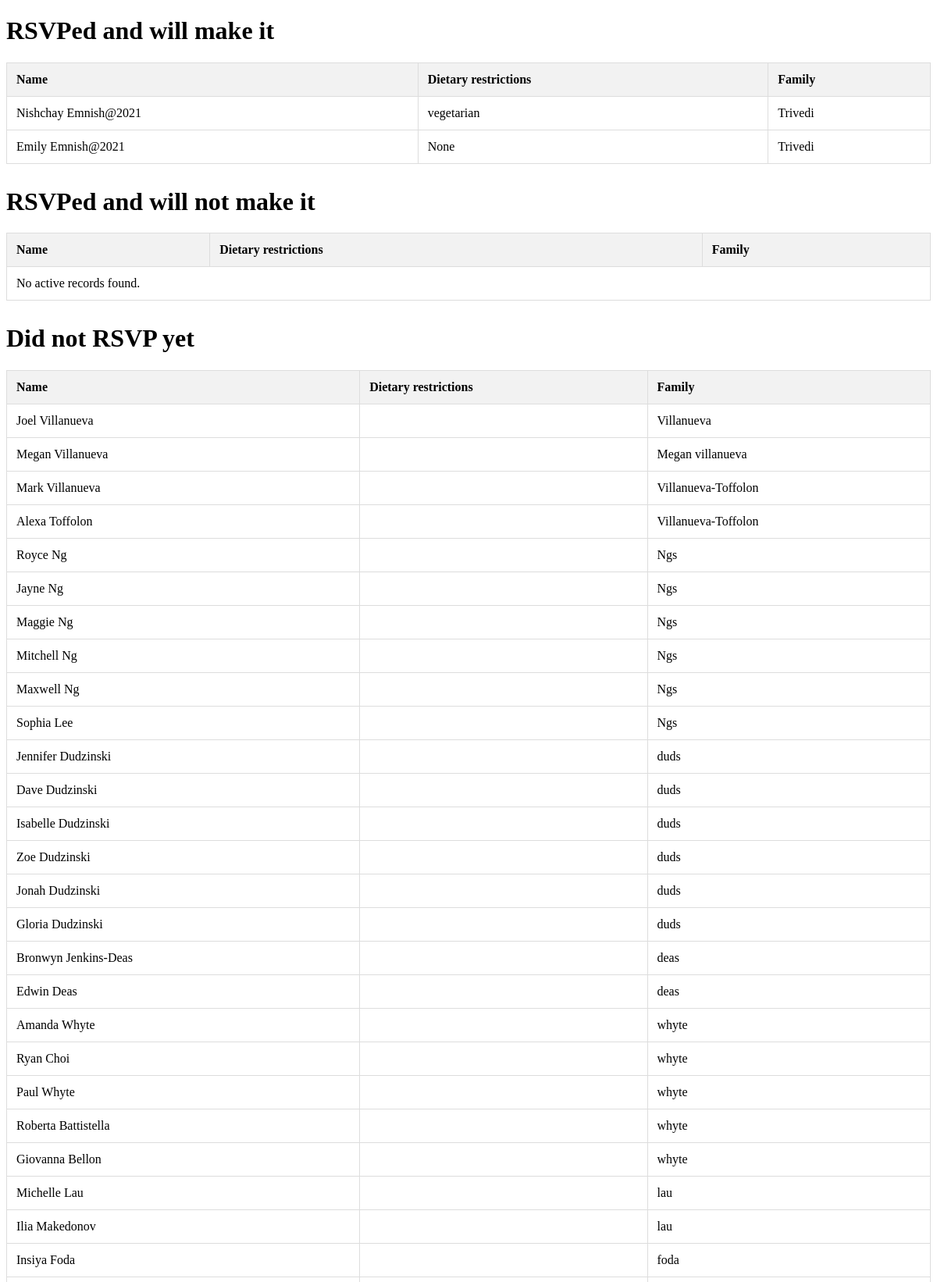
Screenshot of /view-guests/ (signed in, upper part) with the database file from the repository.
### p1/models.py (models this page shows, shortened)
class WeddingGuest(models.Model):
    family = models.ForeignKey(Family, on_delete=models.CASCADE, related_name='guests')
    first_name = models.CharField(max_length=100)
    last_name = models.CharField(max_length=100)
    rsvp_status = models.BooleanField(default=False)  # True means attending, False means not attending
    dietary_restrictions = models.TextField(blank=True, null=True)  # Optional, can be left blank
    email = models.EmailField(unique=True, blank=True, null=True)  # Email address, must be unique
    created_at = models.DateTimeField(auto_now_add=True)  # When the record was created
    updated_at = models.DateTimeField(auto_now=True)  # When the record was last updated
    last_login = models.DateTimeField(default=timezone.now)
    message = models.CharField(max_length=250,  blank=True, null=True)
    is_rsvped = models.BooleanField(default=False) # True means they have already made their decisions
    staying_at_hotel = models.BooleanField(default=False) # True means staying at hotel
    @property
    def is_authenticated(self):
        return self.pk is not None

class Family(models.Model):
    family_name = models.CharField(max_length=255)
    number_of_guests = models.PositiveIntegerField(default=1)  # Number of additional guests they are bringing
    created_at = models.DateTimeField(auto_now_add=True)

### p1/views.py (the view)
# urls.py: path('view-guests/', views.view_guests, name='view_guests'),
@login_required
def view_guests(request):
    rsvped_coming_guests = WeddingGuest.objects.filter(is_rsvped=True, rsvp_status=True)
    rsvped_not_coming_guests = WeddingGuest.objects.filter(is_rsvped=True, rsvp_status=False)
    non_rsvped_guests = WeddingGuest.objects.filter(is_rsvped=False)
    return render(request, 'p1/view_guests.html', {'rsvped_coming_guests': rsvped_coming_guests,
                                                         'rsvped_not_coming_guests': rsvped_not_coming_guests,
                                                         'non_rsvped_guests': non_rsvped_guests})

### p1/templates/p1/view_guests.html (shortened to what this page needs)
<!DOCTYPE html>
{% load static %}
<html lang="en">
<head>
</head>
<body>
    <h1>RSVPed and will make it</h1>
    <table>
        <thead>
            <tr>
                <th>Name</th>
                <th>Dietary restrictions</th>
                <th>Family</th>
            </tr>
        </thead>
        <tbody>
            {% for guest in rsvped_coming_guests %}
                <tr>
                    <td>{{ guest.first_name }} {{ guest.last_name }}</td>
                    <td>{{ guest.dietary_restrictions }}</td>
                    <td>{{ guest.family.family_name }}</td>
                </tr>
            {% empty %}
                <tr>
                    <td colspan="5">No active records found.</td>
                </tr>
            {% endfor %}
        </tbody>
    </table>
    <h1>RSVPed and will not make it</h1>
    <table>
        <thead>
            <tr>
                <th>Name</th>
                <th>Dietary restrictions</th>
                <th>Family</th>
            </tr>
        </thead>
        <tbody>
            {% for guest in rsvped_not_coming_guests %}
                <tr>
                    <td>{{ guest.first_name }} {{ guest.last_name }}</td>
                    <td>{{ guest.dietary_restrictions }}</td>
                    <td>{{ guest.family.family_name }}</td>
                </tr>
            {% empty %}
                <tr>
                    <td colspan="5">No active records found.</td>
                </tr>
            {% endfor %}
        </tbody>
    </table>
    <h1>Did not RSVP yet</h1>
    <table>
        <thead>
            <tr>
                <th>Name</th>
                <th>Dietary restrictions</th>
                <th>Family</th>
            </tr>
        </thead>
        <tbody>
            {% for guest in non_rsvped_guests %}
                <tr>
                    <td>{{ guest.first_name }} {{ guest.last_name }}</td>
                    <td>{{ guest.dietary_restrictions }}</td>
                    <td>{{ guest.family.family_name }}</td>
                </tr>
            {% empty %}
                <tr>
                    <td colspan="5">No active records found.</td>
                </tr>
            {% endfor %}
        </tbody>
    </table>
</body>
</html>

### p1/templates/p1/view_guests.html (style rules this page uses)
table { width: 100%; border-collapse: collapse; margin-bottom: 30px; }
table, th, td { border: 1px solid #ddd; }
th, td { padding: 12px; text-align: left; }
th { background-color: #f2f2f2; }

### rows the page displays
WeddingGuest: first_name "Nishchay", last_name "Emnish@2021", dietary_restrictions "vegetarian", family.family_name "Trivedi"
WeddingGuest: first_name "Emily", last_name "Emnish@2021", dietary_restrictions "None", family.family_name "Trivedi"
WeddingGuest: first_name "Joel", last_name "Villanueva", family.family_name "Villanueva"
WeddingGuest: first_name "Megan", last_name "Villanueva", family.family_name "Megan villanueva"
WeddingGuest: first_name "Mark", last_name "Villanueva", family.family_name "Villanueva-Toffolon"
WeddingGuest: first_name "Alexa", last_name "Toffolon", family.family_name "Villanueva-Toffolon"
WeddingGuest: first_name "Royce", last_name "Ng", family.family_name "Ngs"
WeddingGuest: first_name "Jayne", last_name "Ng", family.family_name "Ngs"
WeddingGuest: first_name "Maggie", last_name "Ng", family.family_name "Ngs"
WeddingGuest: first_name "Mitchell", last_name "Ng", family.family_name "Ngs"
WeddingGuest: first_name "Maxwell", last_name "Ng", family.family_name "Ngs"
WeddingGuest: first_name "Sophia", last_name "Lee", family.family_name "Ngs"
WeddingGuest: first_name "Jennifer", last_name "Dudzinski", family.family_name "duds"
WeddingGuest: first_name "Dave", last_name "Dudzinski", family.family_name "duds"
WeddingGuest: first_name "Isabelle", last_name "Dudzinski", family.family_name "duds"
WeddingGuest: first_name "Zoe", last_name "Dudzinski", family.family_name "duds"
WeddingGuest: first_name "Jonah", last_name "Dudzinski", family.family_name "duds"
WeddingGuest: first_name "Gloria", last_name "Dudzinski", family.family_name "duds"
WeddingGuest: first_name "Bronwyn", last_name "Jenkins-Deas", family.family_name "deas"
WeddingGuest: first_name "Edwin", last_name "Deas", family.family_name "deas"
WeddingGuest: first_name "Amanda", last_name "Whyte", family.family_name "whyte"
WeddingGuest: first_name "Ryan", last_name "Choi", family.family_name "whyte"
WeddingGuest: first_name "Paul", last_name "Whyte", family.family_name "whyte"
WeddingGuest: first_name "Roberta", last_name "Battistella", family.family_name "whyte"
WeddingGuest: first_name "Giovanna", last_name "Bellon", family.family_name "whyte"
WeddingGuest: first_name "Michelle", last_name "Lau", family.family_name "lau"
WeddingGuest: first_name "Ilia", last_name "Makedonov", family.family_name "lau"
WeddingGuest: first_name "Insiya", last_name "Foda", family.family_name "foda"
